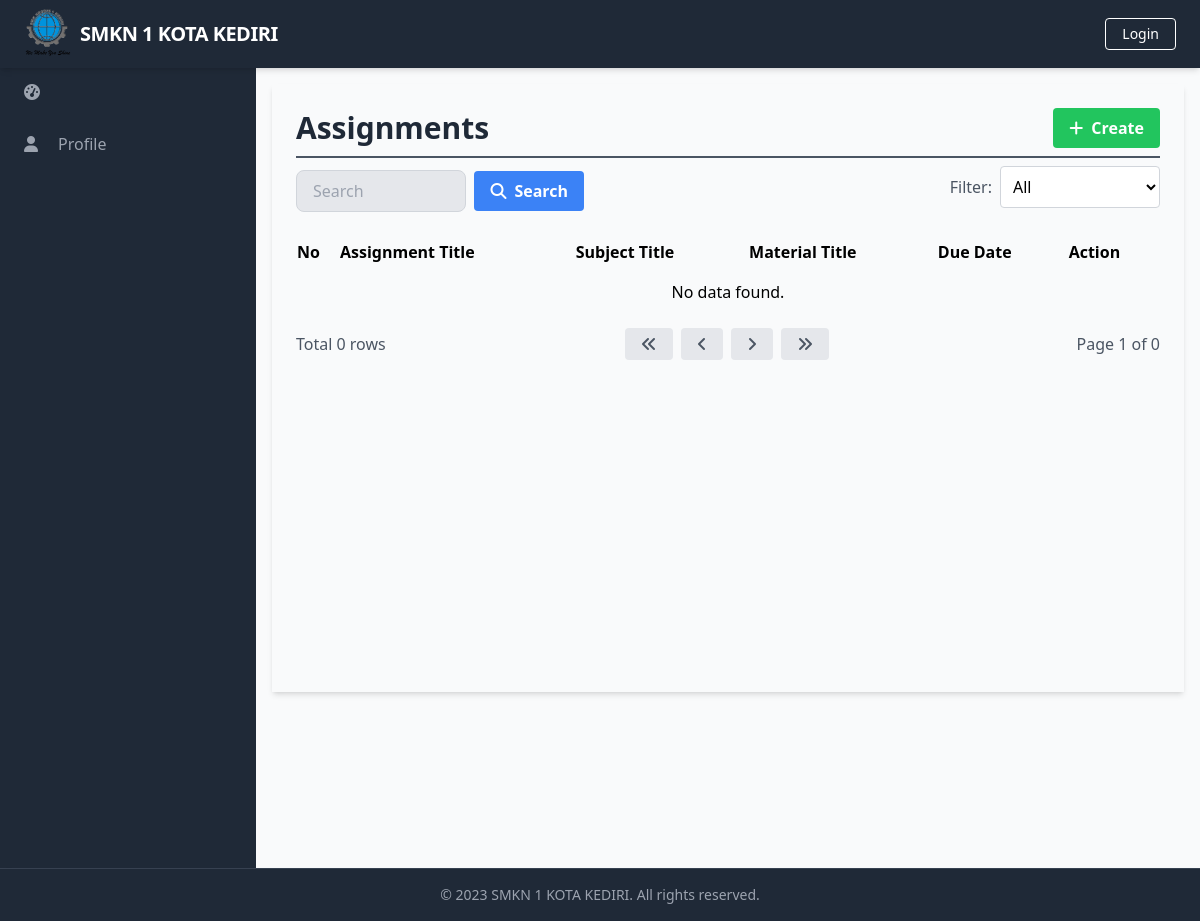
The page /manage_assignments/manage_assignments_list.php on the database as committed earlier.
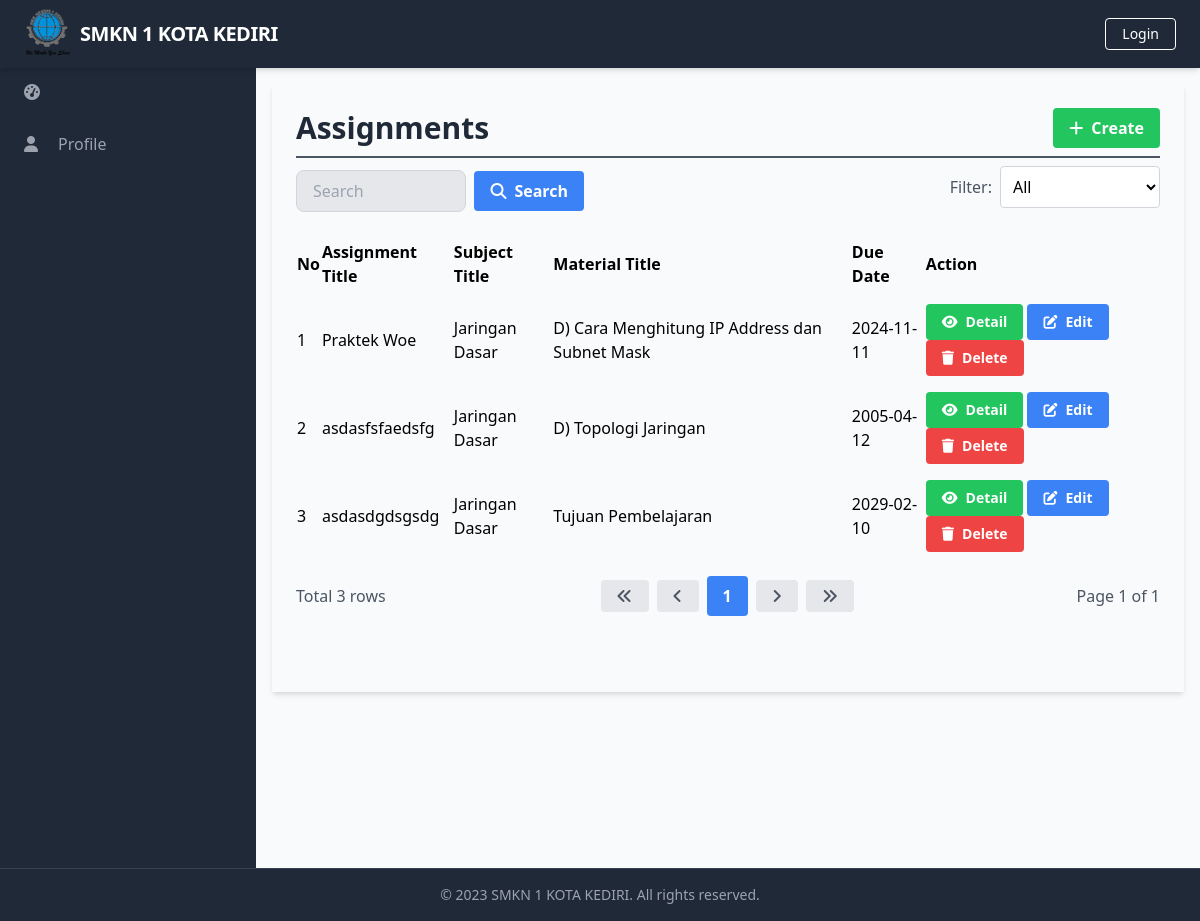
The same page on the database as committed later.
### tables this page shows
CREATE TABLE `Assignments` (
  `AssignmentID` int(11) NOT NULL,
  `SubjectID` int(11) DEFAULT NULL,
  `MaterialID` int(11) DEFAULT NULL,
  `Title` varchar(255) NOT NULL,
  `Description` text DEFAULT NULL,
  `DueDate` date DEFAULT NULL,
  `AssignedDate` timestamp NOT NULL DEFAULT current_timestamp(),
  `PriorityLevel` int(11) DEFAULT NULL,
  `Status` varchar(20) DEFAULT NULL
);

CREATE TABLE `Subjects` (
  `SubjectID` int(11) NOT NULL,
  `SubjectName` varchar(255) DEFAULT NULL,
  `DifficultyLevel` varchar(50) DEFAULT NULL,
  `TeachingMethod` varchar(100) DEFAULT NULL,
  `LearningObjective` text DEFAULT NULL,
  `DurationHours` int(11) DEFAULT NULL,
  `CurriculumFramework` varchar(100) DEFAULT NULL,
  `AssessmentMethod` varchar(100) DEFAULT NULL,
  `StudentEngagement` varchar(100) DEFAULT NULL,
  `TeacherID` int(11) DEFAULT NULL
);

CREATE TABLE `Materials` (
  `MaterialID` int(11) NOT NULL,
  `SubjectID` int(11) DEFAULT NULL,
  `TitleMaterial` varchar(255) DEFAULT NULL,
  `Type` varchar(50) DEFAULT NULL,
  `Content` longtext DEFAULT NULL,
  `Link` varchar(255) DEFAULT NULL,
  `Sequence` int(11) DEFAULT NULL
);

### database/connection.php (called while the page is built, shortened)
<?php
$baseUrl = "http://localhost/final_project_aziz_2023/";
$baseTitle = "SMKN 1 KOTA KEDIRI";
$baseLogoUrl = "http://localhost/final_project_aziz_2023/static/logo.png";

### public/manage_assignments/manage_assignments_list.php (the view, shortened to what this page needs)
<?php
require_once('../../database/connection.php');
?>
<?php include_once('../components/header.php'); ?>
<div class="h-screen flex flex-col">
  <?php include('../components/navbar.php'); ?>
  <div class="flex-grow bg-gray-50 flex flex-row shadow-md">
    <?php include('../components/sidebar.php'); ?>
    <main class="bg-gray-50 flex flex-col flex-1 overflow-y-scroll h-screen flex-shrink-0 sc-hide pb-40">
      <div class="flex items-start justify-start p-6 shadow-md m-4 flex-1 flex-col">
        <div class="flex flex-row justify-between items-center w-full border-b-2 border-gray-600 mb-2 pb-2">
          <h1 class="text-3xl text-gray-800 font-semibold w-full">Assignments</h1>
          <div class="flex flex-row justify-end items-center">
            <a href="<?php echo $baseUrl; ?>public/manage_assignments/manage_assignments_create.php" class="bg-green-500 hover-bg-green-700 text-white font-bold py-2 px-4 rounded inline-flex items-center">
              <i class="fas fa-plus mr-2"></i>
              <span>Create</span>
            </a>
          </div>
        </div>
        <div class="flex flex-col w-full">
          <div class="flex flex-row justify-between items-center w-full mb-2 pb-2">
            <form class="flex items-center justify-end space-x-2 w-1/2">
                <input type="text" name="search" class="bg-gray-200 focus-bg-white focus-outline-none border border-gray-300 rounded-lg py-2 px-4 block w-full appearance-none leading-normal" placeholder="Search" value="<?php echo isset($_GET['search']) ? $_GET['search'] : ''; ?>">
                <button type="submit" class="bg-blue-500 hover-bg-blue-700 text-white font-bold py-2 px-4 rounded space-x-2 inline-flex items-center">
                    <i class="fas fa-search"></i>
                    <span>Search</span>
                </button>
            </form>
            <div class="flex flex-row justify-end items-center w-full mb-2 space-x-2">
                <label class="text-gray-600">Filter:</label>
                <select id="priorityLevelFilter" class="bg-white border border-gray-300 p-2 rounded">
                    <option value="">All</option>
                </select>
            </div>
          </div>
          <table class="min-w-full">
            <thead>
              <tr>
                <th class="text-left py-2">No</th>
                <th class="text-left py-2">Assignment Title</th>
                <th class="text-left py-2">Subject Title</th>
                <th class="text-left py-2">Material Title</th>
                <th class="text-left py-2">Due Date</th>
                <th class="text-left py-2">Action</th>
              </tr>
            </thead>
            <tbody>
              <?php
              $searchTerm = isset($_GET['search']) ? $_GET['search'] : '';
              $page = isset($_GET['page']) ? $_GET['page'] : 1;
            $condition = "";
            $query = "SELECT Assignments.*, Materials.TitleMaterial, Subjects.SubjectName FROM Assignments
                        INNER JOIN Materials ON Assignments.MaterialID = Materials.MaterialID
                        LEFT JOIN Subjects ON Assignments.SubjectID = Subjects.SubjectID
                        WHERE 1 $condition
                        LIMIT 15 OFFSET " . ($page - 1) * 15;
              $result = $conn->query($query);
              $queryCount = "SELECT COUNT(*) AS count FROM Assignments
                INNER JOIN Materials ON Assignments.MaterialID = Materials.MaterialID
                LEFT JOIN Subjects ON Assignments.SubjectID = Subjects.SubjectID
                WHERE 1 $condition";
              $resultCount = $conn->query($queryCount);
              $rowCount = $resultCount->fetch_assoc()['count'];
              $totalPage = ceil($rowCount / 15);
              $no = 1;
              while ($row = $result->fetch_assoc()) {
              ?>
                <tr>
                  <td class="py-2"><?php echo $no++; ?></td>
                  <td class="py-2"><?php echo $row['Title']; ?></td>
                  <td class="py-2"><?php echo $row['SubjectName']; ?></td>
                  <td class="py-2"><?php echo $row['TitleMaterial']; ?></td>
                  <td class="py-2"><?php echo date('Y-m-d', strtotime($row['DueDate'])); ?></td>
                  <td class='py-2'>
                    <a href="<?php echo $baseUrl; ?>public/manage_assignments/manage_assignments_detail.php?id=<?php echo $row['AssignmentID'] ?>" class='bg-green-500 hover-bg-green-700 text-white font-bold py-2 px-4 rounded inline-flex items-center text-sm'>
                        <i class='fas fa-eye mr-2'></i>
                        <span>Detail</span>
                    </a>
                    <a href="<?php echo $baseUrl; ?>public/manage_assignments/manage_assignments_update.php?id=<?php echo $row['AssignmentID'] ?>" class='bg-blue-500 hover-bg-blue-700 text-white font-bold py-2 px-4 rounded inline-flex items-center text-sm'>
                        <i class='fas fa-edit mr-2'></i>
                        <span>Edit</span>
                    </a>
                    <a href="#" onclick="confirmDelete(<?php echo $row['AssignmentID']; ?>)" class='bg-red-500 hover-bg-red-700 text-white font-bold py-2 px-4 rounded inline-flex items-center text-sm'>
                        <i class='fas fa-trash mr-2'></i>
                        <span>Delete</span>
                    </a>
                  </td>
                </tr>
              <?php
              }
              if ($result->num_rows === 0) {
              ?>
                <tr>
                  <td colspan="6" class="py-2 text-center">No data found.</td>
                </tr>
              <?php
              }
              ?>
            </tbody>
          </table>
          <div class="flex flex-row justify-between items-center w-full mt-4">
            <div class="flex flex-row justify-start items-center">
                <span class="text-gray-600">Total <?php echo $rowCount; ?> rows</span>
            </div>
            <div class="flex flex-row justify-end items-center space-x-2">
                <a href="?page=1&search=<?php echo $searchTerm; ?>" class="bg-gray-200 hover-bg-gray-300 text-gray-600 font-bold py-2 px-4 rounded inline-flex items-center">
                    <i class="fas fa-angle-double-left"></i>
                </a>
                <a href="?page=<?php if ($page == 1) {
                                echo $page;
                            } else {
                                echo $page - 1;
                            } ?>&search=<?php echo $searchTerm; ?>" class="bg-gray-200 hover-bg-gray-300 text-gray-600 font-bold py-2 px-4 rounded inline-flex items-center">
                    <i class="fas fa-angle-left"></i>
                </a>
                <?php
                $startPage = $page - 2;
                $endPage = $page + 2;
                if ($startPage < 1) {
                    $endPage += abs($startPage) + 1;
                    $startPage = 1;
                }
                if ($endPage > $totalPage) {
                    $startPage -= $endPage - $totalPage;
                    $endPage = $totalPage;
                }
                if ($startPage < 1) {
                    $startPage = 1;
                }
                for ($i = $startPage; $i <= $endPage; $i++) {
                    if ($i == $page) {
                        echo "<a href='?page=$i&search=$searchTerm' class='bg-blue-500 hover-bg-blue-700 text-white font-bold py-2 px-4 rounded inline-flex items-center'>$i</a>";
                    } else {
                        echo "<a href='?page=$i&search=$searchTerm' class='bg-gray-200 hover-bg-gray-300 text-gray-600 font-bold py-2 px-4 rounded inline-flex items-center'>$i</a>";
                    }
                }
                ?>
                <a href="?page=<?php if ($page == $totalPage) {
                                echo $page;
                            } else {
                                echo $page + 1;
                            } ?>&search=<?php echo $searchTerm; ?>" class="bg-gray-200 hover-bg-gray-300 text-gray-600 font-bold py-2 px-4 rounded inline-flex items-center">
                    <i class="fas fa-angle-right"></i>
                </a>
                <a href="?page=<?php echo $totalPage; ?>&search=<?php echo $searchTerm; ?>" class="bg-gray-200 hover-bg-gray-300 text-gray-600 font-bold py-2 px-4 rounded inline-flex items-center">
                    <i class="fas fa-angle-double-right"></i>
                </a>
            </div>
            <div class="flex flex-row justify-end items-center ml-2">
                <span class="text-gray-600">Page <?php echo $page; ?> of <?php echo $totalPage; ?></span>
            </div>
        </div>
        </div>
      </div>
    </main>
  </div>
  <?php include('../components/footer.php'); ?>
</div>
</body>
</html>

### public/components/header.php (shortened to what this page needs)
<!DOCTYPE html>
<html lang="en">
<head>
    <link rel="stylesheet" href="<?php echo $baseUrl; ?>dist/output.css">
    <link rel="stylesheet" href="https://cdn.jsdelivr.net/npm/sweetalert2@11/dist/sweetalert2.min.css">
</head>
<body class="overflow-hidden">

### public/components/navbar.php (shortened to what this page needs)
<nav class="flex items-center justify-between flex-wrap bg-gray-800 py-2 px-6 shadow-md sticky top-0">
    <div class="flex items-center flex-shrink-0 text-white mr-6 ">
        <a href="<?php echo $baseUrl; ?>public/index.php" class="flex items-center space-x-2">
            <img src="<?php echo $baseLogoUrl; ?>" alt="Logo" class="w-12" />
            <span class="font-semibold text-xl tracking-tight"><?php echo $baseTitle; ?></span>
        </a>
    </div>
    <div class="w-full block flex-grow lg:flex lg:items-center lg:w-auto">
        <div>
            <?php
            if (isset($_SESSION['UserID'])) {
                echo '<a href="javascript:void(0);" onclick="confirmLogout()" class="inline-block text-sm px-4 py-2 leading-none border rounded text-white border-white hover:border-transparent hover:text-gray-500 hover:bg-white mt-4 lg:mt-0">Logout</a>';
            } else {
                echo '<a href="login.php" class="inline-block text-sm px-4 py-2 leading-none border rounded text-white border-white hover:border-transparent hover:text-gray-500 hover:bg-white mt-4 lg:mt-0">Login</a>';
            }
            ?>
        </div>
    </div>
</nav>

### public/components/sidebar.php (shortened to what this page needs)
<aside class="bg-gray-800 text-white w-64 overflow-y-scroll h-screen flex-shrink-0 sc-hide">
    <ul class="text-gray-400">
        <li class="px-6 py-4 hover:bg-gray-700 cursor-pointer space-x-2 flex items-center">
            <i class="fas fa-tachometer-alt mr-3"></i>
        </li>
        <li class="px-6 py-4 hover-bg-gray-700 cursor-pointer space-x-2 flex items-center">
            <i class="fas fa-user mr-3"></i>
            <a href="../profiles/profile.php">Profile</a>
        </li>
    </ul>
    <hr class="mt-60 border-transparent">
</aside>

### public/components/footer.php (shortened to what this page needs)
<footer class="bg-gray-800 text-gray-400 py-4 shadow-md mt-auto sticky bottom-0 border-t border-gray-700">
    <div class="container mx-auto text-center text-sm">
        <p>&copy; 2023 <?php echo $baseTitle; ?>. All rights reserved.</p>
    </div>
</footer>

Rows that differ between the two databases and show on the page:
added assignments: Title "Praktek Woe", SubjectID.SubjectName "Jaringan Dasar", MaterialID.TitleMaterial "D) Cara Menghitung IP Address dan Subnet Mask", DueDate "2024-11-11"
added assignments: Title "asdasfsfaedsfg", SubjectID.SubjectName "Jaringan Dasar", MaterialID.TitleMaterial "D) Topologi Jaringan", DueDate "2005-04-12"
added assignments: Title "asdasdgdsgsdg", SubjectID.SubjectName "Jaringan Dasar", MaterialID.TitleMaterial "Tujuan Pembelajaran", DueDate "2029-02-10"
Other text that changed with them:
$rowCount: "0" → "3"
$totalPage: "0" → "1"
new list line: "1"
text no longer shown: "No data found."
